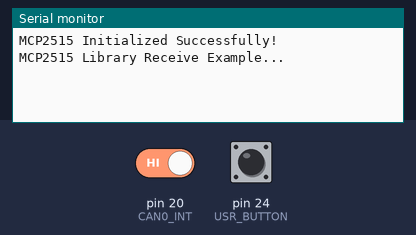
Recording of a sketch running on a simulated Arduino Mega 2560, built with avr-gcc and run on an emulated ATmega2560. Parts: the last lines printed to the serial monitor. The inputs (shaded band) are chosen by the test bench; at power-on: pin 20 (CAN0_INT) HIGH, pin 24 (USR_BUTTON) HIGH.

Above: at 1.2 s.
1.3 s: pin 20 (CAN0_INT) driven LOW
At 1.9 s:
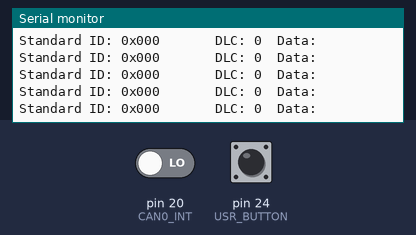
3.2 s: pin 24 (USR_BUTTON) pulled LOW for 0.15 s
At 3.46 s:
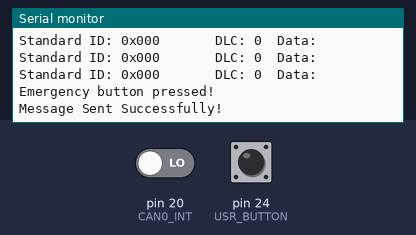

Measured:
- after the input at 1.3 s, the serial monitor: prints a new line at once (image 1)
- after the input at 3.2 s, the serial monitor: prints a new line after 0.10 s (image 2)

The sketch:

bismuth-peripheral.ino
```cpp
#include <HCSR04.h>
#include <mcp_can.h>
#include <SPI.h>

#define USR_BUTTON  24

UltraSonicDistanceSensor distanceSensor(29, 28);  // Initialize sensor that uses digital pins 13 and 12.

long unsigned int rxId;
unsigned char len = 0;
unsigned char rxBuf[8];
char msgString[128];                        // Array to store serial string

byte sensorData[8] = {0};
byte emergencyData[2] = {0};

union {
  float floatValue;
  byte data[4];
} distanceRead;

#define CAN0_INT 20                              // Set INT to pin 20
MCP_CAN CAN0(17);                               // Set CS to pin 17

void setup () {
    Serial.begin(9600);  // We initialize serial connection so that we could print values from sensor.

    // Initialize MCP2515 running at 16MHz with a baudrate of 500kb/s and the masks and filters disabled.
    if(CAN0.begin(MCP_ANY, CAN_500KBPS, MCP_8MHZ) == CAN_OK)
      Serial.println("MCP2515 Initialized Successfully!");
    else
      Serial.println("Error Initializing MCP2515...");

    CAN0.setMode(MCP_NORMAL);                     // Set operation mode to normal so the MCP2515 sends acks to received data.

    pinMode(CAN0_INT, INPUT);                            // Configuring pin for /INT input
    pinMode(USR_BUTTON, INPUT_PULLUP);

    Serial.println("MCP2515 Library Receive Example...");
}

void loop () {

    // Pseudo emergency routine, if the button is pressed a CAN frame is sent to halt the central's tasks
    if (!digitalRead(USR_BUTTON)) {
      Serial.println("Emergency button pressed!");
      byte sndStat = CAN0.sendMsgBuf(0x103, 0, 2, emergencyData);
        if(sndStat == CAN_OK){
          Serial.println("Message Sent Successfully!");
        } else {
          Serial.println("Error Sending Message...");
        }
      delay(200); //Debounce delay
    }
    // Read interuption pin in the MCP2515
    if(!digitalRead(CAN0_INT)) {
      //Read CAN frame
      CAN0.readMsgBuf(&rxId, &len, rxBuf);
      if((rxId & 0x80000000) == 0x80000000)     // Determine if ID is standard (11 bits) or extended (29 bits)
        sprintf(msgString, "Extended ID: 0x%.8lX  DLC: %1d  Data:", (rxId & 0x1FFFFFFF), len);
      else
        sprintf(msgString, "Standard ID: 0x%.3lX       DLC: %1d  Data:", rxId, len);

      Serial.print(msgString);

      if((rxId & 0x40000000) == 0x40000000){    // Determine if message is a remote request frame.
        sprintf(msgString, " REMOTE REQUEST FRAME\n");
        Serial.print(msgString);
        distanceRead.floatValue = distanceSensor.measureDistanceCm();
        sensorData[0] = distanceRead.data[0];
        sensorData[1] = distanceRead.data[1];
        sensorData[2] = distanceRead.data[2];
        sensorData[3] = distanceRead.data[3];
        // send data:  ID = 0x224, Standard CAN Frame, Data length = 8 bytes, 'data' = array of data bytes to send
        byte sndStat = CAN0.sendMsgBuf(0x224, 0, 4, sensorData);
        if(sndStat == CAN_OK){
          Serial.println("Message Sent Successfully!");
        } else {
          Serial.println("Error Sending Message...");
        }

      } else {
        for(byte i = 0; i<len; i++){
          sprintf(msgString, " 0x%.2X", rxBuf[i]);
          Serial.print(msgString);
        }
      }
      Serial.println();
    }
    // delay(500);
}
```
